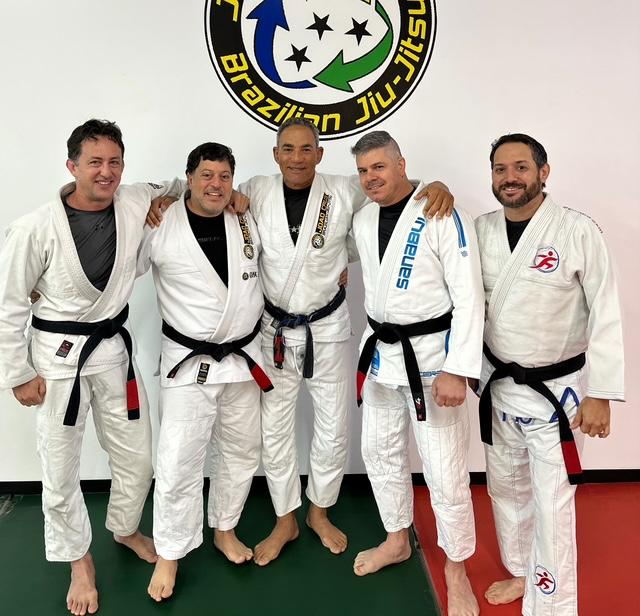
#> input picture assets/source-images/adults-black-belt-group-original-2026-07-31.jpg, 640 x 616 px
$ python prepare_adults_hero.py
#> lines starting #> are read from the running program, lines starting #| are printed output that depends on the picture
#!/usr/bin/env python3
"""Prepare the supplied real adults-program group photo for responsive web use."""

from pathlib import Path
from PIL import Image, ImageEnhance, ImageOps

ROOT = Path(__file__).resolve().parents[1]
SOURCE = ROOT / "assets/source-images/adults-black-belt-group-original-2026-07-31.jpg"
OUT = ROOT / "site/assets/campaign-images"
BASENAME = "adults-black-belt-group-2026-07"
WIDTHS = (640, 480)


def prepare() -> None:
    with Image.open(SOURCE) as original:
#> original is the input picture: PIL image 640x616 RGB; mean R, G, B 174, 165.8, 156.5
        image = ImageOps.exif_transpose(original).convert("RGB")

    # Restrained global corrections only. Do not alter identities, gis, belts, or logos.
    image = ImageEnhance.Contrast(image).enhance(1.03)
    image = ImageEnhance.Color(image).enhance(1.02)
    image = ImageEnhance.Sharpness(image).enhance(1.08)

    OUT.mkdir(parents=True, exist_ok=True)
    for width in WIDTHS:
        if width == image.width:
            resized = image.copy()
            suffix = ""
        else:
            height = round(image.height * width / image.width)
            resized = image.resize((width, height), Image.Resampling.LANCZOS)
            suffix = f"-{width}"

        resized.save(
            OUT / f"{BASENAME}{suffix}.webp",
            "WEBP",
            quality=84,
            method=6,
        )
        resized.save(
            OUT / f"{BASENAME}{suffix}.jpg",
            "JPEG",
            quality=86,
            optimize=True,
            progressive=True,
            subsampling="4:2:0",
        )
#> this loop made 2 passes
#> pass 2, in prepare, `resized = image.resize((width, height), Image.Resampling.LANCZOS)`:
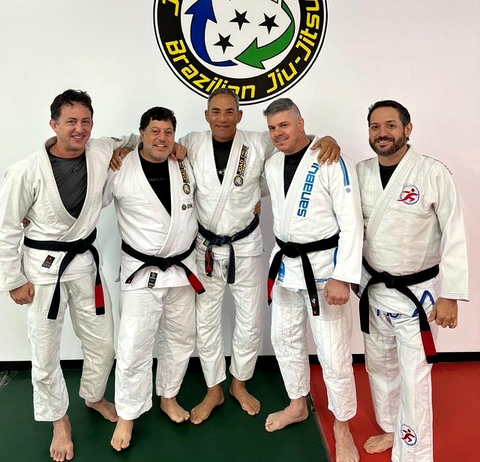
#> resized: PIL image 480x462 RGB; mean R, G, B 173.4, 164.8, 154.7

    print("Prepared adults hero at 640x616 and 480x462 in WebP and JPEG")


if __name__ == "__main__":
    prepare()

$ run again, with assets/source-images/joao-academy-group-original-2026-07-31.jpg copied over assets/source-images/adults-black-belt-group-original-2026-07-31.jpg
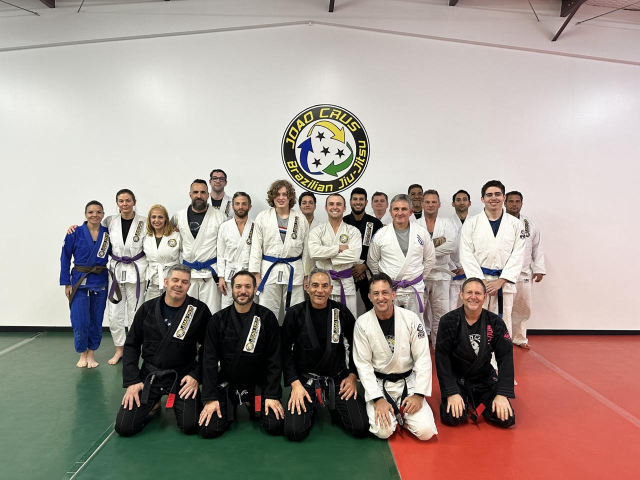
#> input picture assets/source-images/joao-academy-group-original-2026-07-31.jpg, 1280 x 960 px (shown at 1/2 size)
#> in prepare, original is the input picture: PIL image 1280x960 RGB; mean R, G, B 164.2, 152.9, 145.7
#> the loop in prepare, `for width in WIDTHS:` made 2 passes
#> pass 1, in prepare, `resized = image.resize((width, height), Image.Resampling.LANCZOS)`:
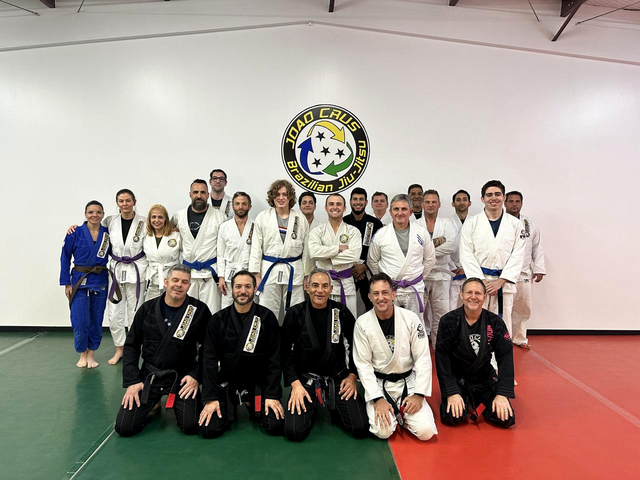
#> resized: PIL image 640x480 RGB; mean R, G, B 163.9, 151.9, 144
#> pass 2, in prepare, `resized = image.resize((width, height), Image.Resampling.LANCZOS)`:
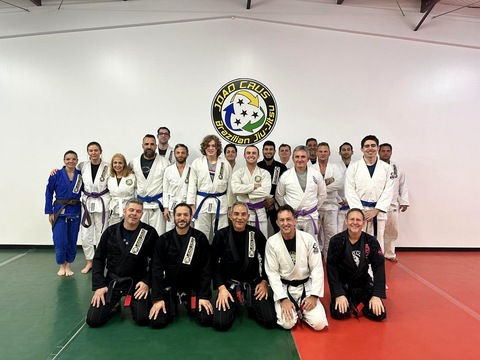
#> resized: PIL image 480x360 RGB; mean R, G, B 163.9, 151.9, 144

$ run again, with assets/source-images/little-champions-real-group-2026-08-26.jpg copied over assets/source-images/adults-black-belt-group-original-2026-07-31.jpg
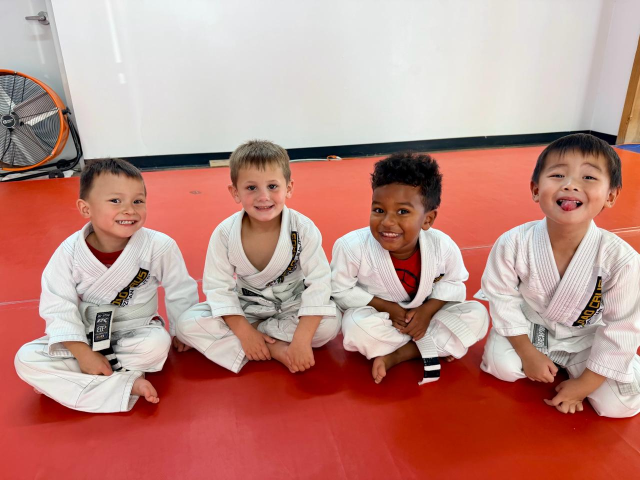
#> input picture assets/source-images/little-champions-real-group-2026-08-26.jpg, 1280 x 960 px (shown at 1/2 size)
#> in prepare, original is the input picture: PIL image 1280x960 RGB; mean R, G, B 190.3, 140.9, 132.4
#> the loop in prepare, `for width in WIDTHS:` made 2 passes
#> pass 1, in prepare, `resized = image.resize((width, height), Image.Resampling.LANCZOS)`:
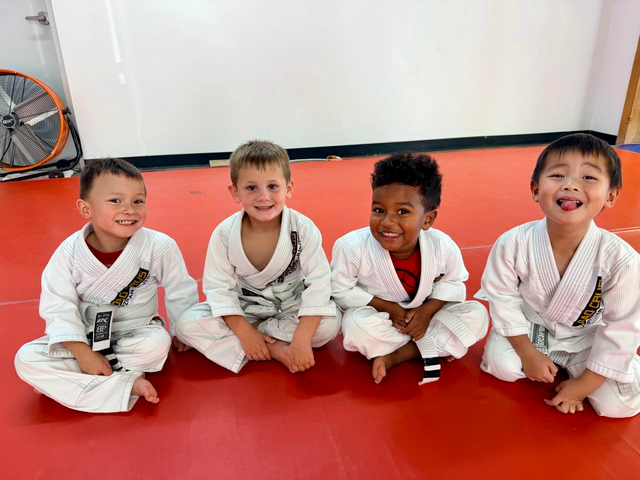
#> resized: PIL image 640x480 RGB; mean R, G, B 191.1, 139.4, 130.6
#> pass 2, in prepare, `resized = image.resize((width, height), Image.Resampling.LANCZOS)`:
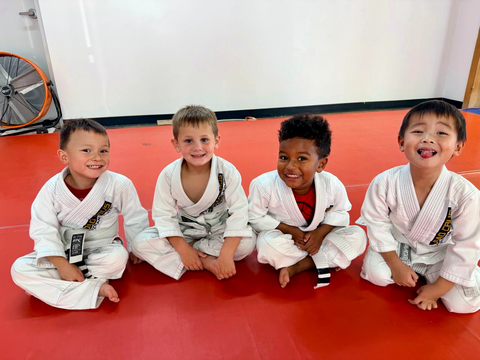
#> resized: PIL image 480x360 RGB; mean R, G, B 191.1, 139.4, 130.6

$ run again, with assets/source-images/adults-joao-coaching-ai-original-2026-07-31.png saved as assets/source-images/adults-black-belt-group-original-2026-07-31.jpg
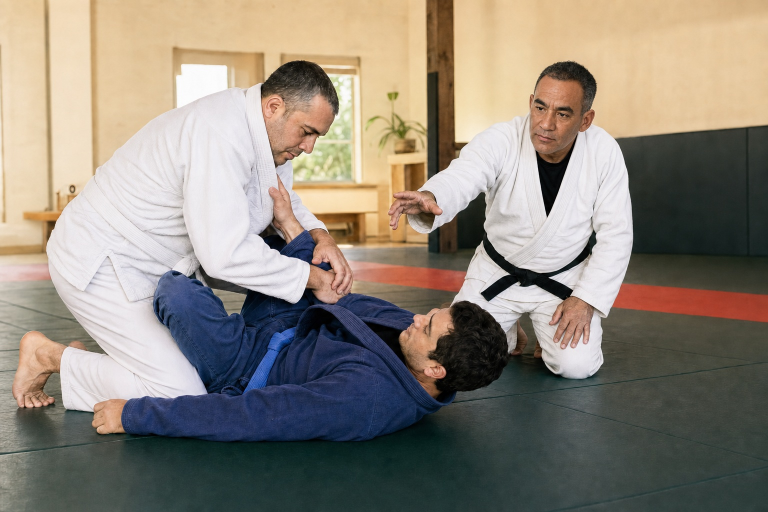
#> input picture assets/source-images/adults-joao-coaching-ai-original-2026-07-31.png, 1536 x 1024 px (shown at 1/2 size)
#> in prepare, original is the input picture: PIL image 1536x1024 RGB; mean R, G, B 142.4, 134.1, 122.5
#> the loop in prepare, `for width in WIDTHS:` made 2 passes
#> pass 1, in prepare, `resized = image.resize((width, height), Image.Resampling.LANCZOS)`:
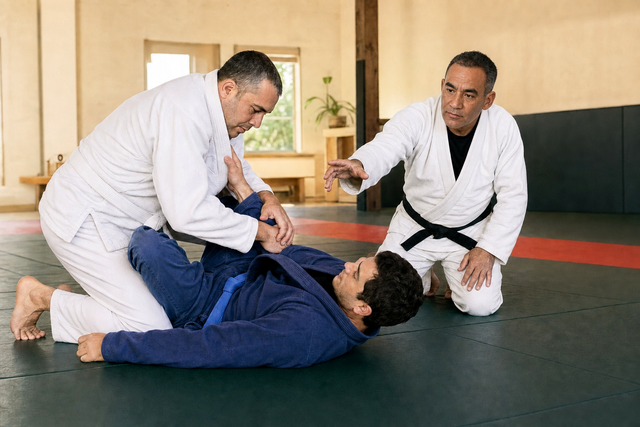
#> resized: PIL image 640x427 RGB; mean R, G, B 141.6, 132.7, 120.7
